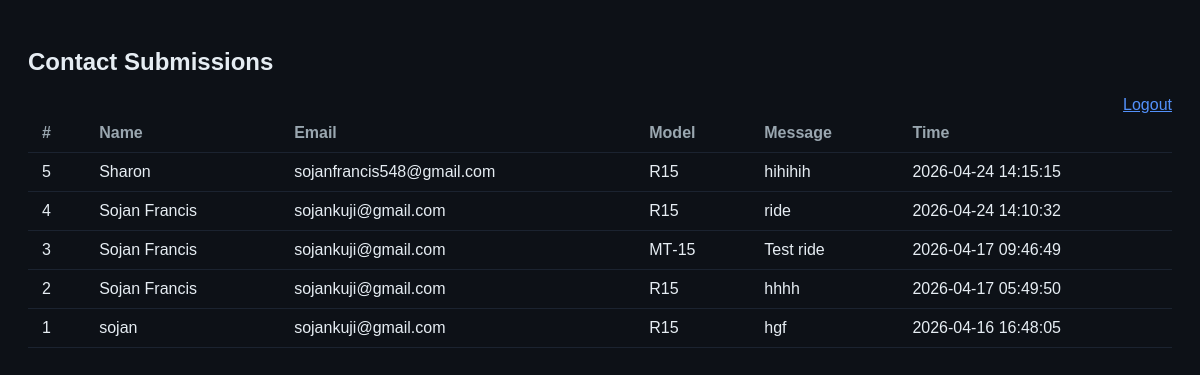
/admin (signed in), run on the app's committed database.
### tables this page shows
CREATE TABLE contacts (
                id        INTEGER PRIMARY KEY AUTOINCREMENT,
                name      TEXT NOT NULL,
                email     TEXT NOT NULL,
                model     TEXT,
                message   TEXT,
                created   TIMESTAMP DEFAULT CURRENT_TIMESTAMP
            );

### app.py (the view)
@app.route('/admin')
def admin():
    if not session.get('admin'):
        return redirect(url_for('admin_login'))
    with get_db() as conn:
        leads = conn.execute('SELECT * FROM contacts ORDER BY created DESC').fetchall()
    return render_template('admin.html', leads=leads)

### app.py (called while the page is built)
def get_db():
    conn = sqlite3.connect(DB)
    conn.row_factory = sqlite3.Row
    return conn

### templates/admin.html (shortened to what this page needs)
<!DOCTYPE html>
<html lang="en">
<head>
</head>
<body>
  <h2>Contact Submissions</h2>
  <a href="/admin/logout" style="float:right; color:#5391fb;">Logout</a>
  <table>
    <tr>
      <th>#</th><th>Name</th><th>Email</th><th>Model</th><th>Message</th><th>Time</th>
    </tr>
    {% for lead in leads %}
    <tr>
      <td>{{ lead.id }}</td>
      <td>{{ lead.name }}</td>
      <td>{{ lead.email }}</td>
      <td>{{ lead.model }}</td>
      <td>{{ lead.message }}</td>
      <td>{{ lead.created }}</td>
    </tr>
    {% endfor %}
  </table>
</body>
</html>

### templates/admin.html (style rules this page uses)
body { font-family: sans-serif; background: #0d1117; color: #e6edf3; padding: 20px; }
table { width: 100%; border-collapse: collapse; }
th, td { padding: 10px 14px; border-bottom: 1px solid #1b2330; text-align: left; }
th { color: #9aa7b0; font-weight: 600; }

### data on the page
contacts: id "5", name "Sharon", email "sojanfrancis548@gmail.com", model "R15", message "hihihih", created "2026-04-24 14:15:15"
contacts: id "4", name "Sojan Francis", email "sojankuji@gmail.com", model "R15", message "ride", created "2026-04-24 14:10:32"
contacts: id "3", name "Sojan Francis", email "sojankuji@gmail.com", model "MT‑15", message "Test ride", created "2026-04-17 09:46:49"
contacts: id "2", name "Sojan Francis", email "sojankuji@gmail.com", model "R15", message "hhhh", created "2026-04-17 05:49:50"
contacts: id "1", name "sojan", email "sojankuji@gmail.com", model "R15", message "hgf", created "2026-04-16 16:48:05"
